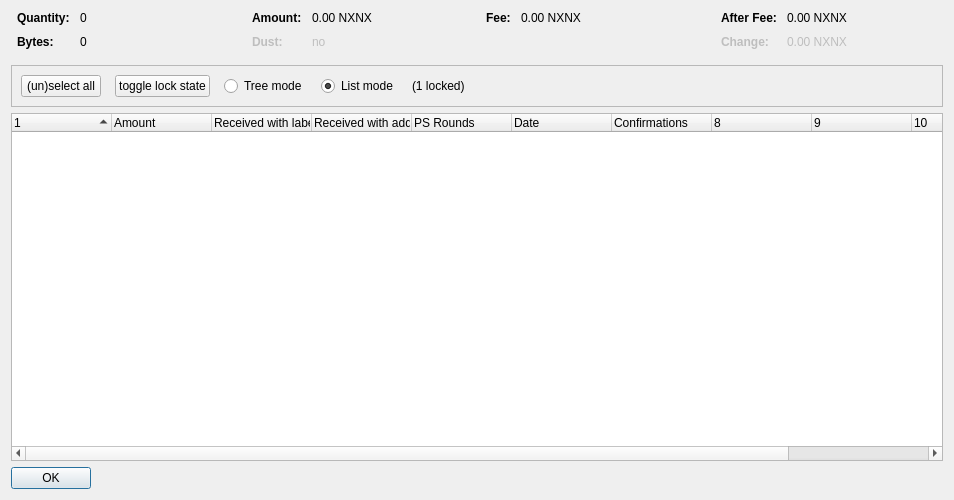
<?xml version="1.0" encoding="UTF-8"?>
<ui version="4.0">
 <class>CoinControlDialog</class>
 <widget class="QDialog" name="CoinControlDialog">
  <property name="geometry">
   <rect>
    <x>0</x>
    <y>0</y>
    <width>954</width>
    <height>500</height>
   </rect>
  </property>
  <property name="windowTitle">
   <string>Coin Selection</string>
  </property>
  <layout class="QVBoxLayout" name="verticalLayout">
   <item>
    <layout class="QHBoxLayout" name="horizontalLayoutTop" stretch="0,0,0,0">
     <property name="topMargin">
      <number>0</number>
     </property>
     <property name="bottomMargin">
      <number>10</number>
     </property>
     <item>
      <layout class="QFormLayout" name="formLayoutCoinControl1">
       <property name="horizontalSpacing">
        <number>10</number>
       </property>
       <property name="verticalSpacing">
        <number>10</number>
       </property>
       <property name="leftMargin">
        <number>6</number>
       </property>
       <property name="rightMargin">
        <number>6</number>
       </property>
       <item row="0" column="0">
        <widget class="QLabel" name="labelCoinControlQuantityText">
         <property name="font">
          <font>
           <weight>75</weight>
           <bold>true</bold>
          </font>
         </property>
         <property name="text">
          <string>Quantity:</string>
         </property>
        </widget>
       </item>
       <item row="0" column="1">
        <widget class="QLabel" name="labelCoinControlQuantity">
         <property name="cursor">
          <cursorShape>IBeamCursor</cursorShape>
         </property>
         <property name="contextMenuPolicy">
          <enum>Qt::ActionsContextMenu</enum>
         </property>
         <property name="text">
          <string notr="true">0</string>
         </property>
         <property name="textInteractionFlags">
          <set>Qt::LinksAccessibleByMouse|Qt::TextSelectableByKeyboard|Qt::TextSelectableByMouse</set>
         </property>
        </widget>
       </item>
       <item row="1" column="0">
        <widget class="QLabel" name="labelCoinControlBytesText">
         <property name="font">
          <font>
           <weight>75</weight>
           <bold>true</bold>
          </font>
         </property>
         <property name="text">
          <string>Bytes:</string>
         </property>
        </widget>
       </item>
       <item row="1" column="1">
        <widget class="QLabel" name="labelCoinControlBytes">
         <property name="cursor">
          <cursorShape>IBeamCursor</cursorShape>
         </property>
         <property name="contextMenuPolicy">
          <enum>Qt::ActionsContextMenu</enum>
         </property>
         <property name="text">
          <string notr="true">0</string>
         </property>
         <property name="textInteractionFlags">
          <set>Qt::LinksAccessibleByMouse|Qt::TextSelectableByKeyboard|Qt::TextSelectableByMouse</set>
         </property>
        </widget>
       </item>
      </layout>
     </item>
     <item>
      <layout class="QFormLayout" name="formLayoutCoinControl2">
       <property name="horizontalSpacing">
        <number>10</number>
       </property>
       <property name="verticalSpacing">
        <number>10</number>
       </property>
       <property name="leftMargin">
        <number>6</number>
       </property>
       <property name="rightMargin">
        <number>6</number>
       </property>
       <item row="0" column="0">
        <widget class="QLabel" name="labelCoinControlAmountText">
         <property name="font">
          <font>
           <weight>75</weight>
           <bold>true</bold>
          </font>
         </property>
         <property name="text">
          <string>Amount:</string>
         </property>
        </widget>
       </item>
       <item row="0" column="1">
        <widget class="QLabel" name="labelCoinControlAmount">
         <property name="cursor">
          <cursorShape>IBeamCursor</cursorShape>
         </property>
         <property name="contextMenuPolicy">
          <enum>Qt::ActionsContextMenu</enum>
         </property>
         <property name="text">
          <string notr="true">0.00 NXNX</string>
         </property>
         <property name="textInteractionFlags">
          <set>Qt::LinksAccessibleByMouse|Qt::TextSelectableByKeyboard|Qt::TextSelectableByMouse</set>
         </property>
        </widget>
       </item>
       <item row="1" column="0">
        <widget class="QLabel" name="labelCoinControlLowOutputText">
         <property name="enabled">
          <bool>false</bool>
         </property>
         <property name="font">
          <font>
           <weight>75</weight>
           <bold>true</bold>
          </font>
         </property>
         <property name="text">
          <string>Dust:</string>
         </property>
        </widget>
       </item>
       <item row="1" column="1">
        <widget class="QLabel" name="labelCoinControlLowOutput">
         <property name="enabled">
          <bool>false</bool>
         </property>
         <property name="cursor">
          <cursorShape>IBeamCursor</cursorShape>
         </property>
         <property name="contextMenuPolicy">
          <enum>Qt::ActionsContextMenu</enum>
         </property>
         <property name="text">
          <string notr="true">no</string>
         </property>
         <property name="textInteractionFlags">
          <set>Qt::LinksAccessibleByMouse|Qt::TextSelectableByKeyboard|Qt::TextSelectableByMouse</set>
         </property>
        </widget>
       </item>
      </layout>
     </item>
     <item>
      <layout class="QFormLayout" name="formLayoutCoinControl3">
       <property name="horizontalSpacing">
        <number>10</number>
       </property>
       <property name="verticalSpacing">
        <number>10</number>
       </property>
       <property name="leftMargin">
        <number>6</number>
       </property>
       <property name="rightMargin">
        <number>6</number>
       </property>
       <item row="0" column="0">
        <widget class="QLabel" name="labelCoinControlFeeText">
         <property name="font">
          <font>
           <weight>75</weight>
           <bold>true</bold>
          </font>
         </property>
         <property name="text">
          <string>Fee:</string>
         </property>
        </widget>
       </item>
       <item row="0" column="1">
        <widget class="QLabel" name="labelCoinControlFee">
         <property name="cursor">
          <cursorShape>IBeamCursor</cursorShape>
         </property>
         <property name="contextMenuPolicy">
          <enum>Qt::ActionsContextMenu</enum>
         </property>
         <property name="text">
          <string notr="true">0.00 NXNX</string>
         </property>
         <property name="textInteractionFlags">
          <set>Qt::LinksAccessibleByMouse|Qt::TextSelectableByKeyboard|Qt::TextSelectableByMouse</set>
         </property>
        </widget>
       </item>
      </layout>
     </item>
     <item>
      <layout class="QFormLayout" name="formLayoutCoinControl4">
       <property name="horizontalSpacing">
        <number>10</number>
       </property>
       <property name="verticalSpacing">
        <number>10</number>
       </property>
       <property name="leftMargin">
        <number>6</number>
       </property>
       <property name="rightMargin">
        <number>6</number>
       </property>
       <item row="0" column="0">
        <widget class="QLabel" name="labelCoinControlAfterFeeText">
         <property name="font">
          <font>
           <weight>75</weight>
           <bold>true</bold>
          </font>
         </property>
         <property name="text">
          <string>After Fee:</string>
         </property>
        </widget>
       </item>
       <item row="0" column="1">
        <widget class="QLabel" name="labelCoinControlAfterFee">
         <property name="cursor">
          <cursorShape>IBeamCursor</cursorShape>
         </property>
         <property name="contextMenuPolicy">
          <enum>Qt::ActionsContextMenu</enum>
         </property>
         <property name="text">
          <string notr="true">0.00 NXNX</string>
         </property>
         <property name="textInteractionFlags">
          <set>Qt::LinksAccessibleByMouse|Qt::TextSelectableByKeyboard|Qt::TextSelectableByMouse</set>
         </property>
        </widget>
       </item>
       <item row="1" column="0">
        <widget class="QLabel" name="labelCoinControlChangeText">
         <property name="enabled">
          <bool>false</bool>
         </property>
         <property name="font">
          <font>
           <weight>75</weight>
           <bold>true</bold>
          </font>
         </property>
         <property name="text">
          <string>Change:</string>
         </property>
        </widget>
       </item>
       <item row="1" column="1">
        <widget class="QLabel" name="labelCoinControlChange">
         <property name="enabled">
          <bool>false</bool>
         </property>
         <property name="cursor">
          <cursorShape>IBeamCursor</cursorShape>
         </property>
         <property name="contextMenuPolicy">
          <enum>Qt::ActionsContextMenu</enum>
         </property>
         <property name="text">
          <string notr="true">0.00 NXNX</string>
         </property>
         <property name="textInteractionFlags">
          <set>Qt::LinksAccessibleByMouse|Qt::TextSelectableByKeyboard|Qt::TextSelectableByMouse</set>
         </property>
        </widget>
       </item>
      </layout>
     </item>
    </layout>
   </item>
   <item>
    <widget class="QFrame" name="frame">
     <property name="minimumSize">
      <size>
       <width>0</width>
       <height>40</height>
      </size>
     </property>
     <property name="frameShape">
      <enum>QFrame::StyledPanel</enum>
     </property>
     <property name="frameShadow">
      <enum>QFrame::Sunken</enum>
     </property>
     <layout class="QHBoxLayout" name="horizontalLayout">
      <item>
       <layout class="QHBoxLayout" name="horizontalLayoutPanel" stretch="0,0,0,0,0,0">
        <property name="spacing">
         <number>14</number>
        </property>
        <item>
         <widget class="QPushButton" name="pushButtonSelectAll">
          <property name="sizePolicy">
           <sizepolicy hsizetype="Maximum" vsizetype="Fixed">
            <horstretch>0</horstretch>
            <verstretch>0</verstretch>
           </sizepolicy>
          </property>
          <property name="text">
           <string>(un)select all</string>
          </property>
          <property name="autoDefault">
           <bool>false</bool>
          </property>
         </widget>
        </item>
        <item>
         <widget class="QPushButton" name="pushButtonToggleLock">
          <property name="sizePolicy">
           <sizepolicy hsizetype="Maximum" vsizetype="Fixed">
            <horstretch>0</horstretch>
            <verstretch>0</verstretch>
           </sizepolicy>
          </property>
          <property name="text">
           <string>toggle lock state</string>
          </property>
          <property name="autoDefault">
           <bool>false</bool>
          </property>
         </widget>
        </item>
        <item>
         <widget class="QRadioButton" name="radioTreeMode">
          <property name="sizePolicy">
           <sizepolicy hsizetype="Maximum" vsizetype="Fixed">
            <horstretch>0</horstretch>
            <verstretch>0</verstretch>
           </sizepolicy>
          </property>
          <property name="text">
           <string>Tree mode</string>
          </property>
         </widget>
        </item>
        <item>
         <widget class="QRadioButton" name="radioListMode">
          <property name="sizePolicy">
           <sizepolicy hsizetype="Maximum" vsizetype="Fixed">
            <horstretch>0</horstretch>
            <verstretch>0</verstretch>
           </sizepolicy>
          </property>
          <property name="text">
           <string>List mode</string>
          </property>
          <property name="checked">
           <bool>true</bool>
          </property>
         </widget>
        </item>
        <item>
         <widget class="QLabel" name="labelLocked">
          <property name="text">
           <string>(1 locked)</string>
          </property>
         </widget>
        </item>
        <item>
         <spacer name="horizontalSpacer">
          <property name="orientation">
           <enum>Qt::Horizontal</enum>
          </property>
          <property name="sizeHint" stdset="0">
           <size>
            <width>40</width>
            <height>20</height>
           </size>
          </property>
         </spacer>
        </item>
       </layout>
      </item>
     </layout>
    </widget>
   </item>
   <item>
    <widget class="CoinControlTreeWidget" name="treeWidget">
     <property name="contextMenuPolicy">
      <enum>Qt::CustomContextMenu</enum>
     </property>
     <property name="sortingEnabled">
      <bool>false</bool>
     </property>
     <property name="columnCount">
      <number>11</number>
     </property>
     <attribute name="headerShowSortIndicator" stdset="0">
      <bool>true</bool>
     </attribute>
     <attribute name="headerStretchLastSection">
      <bool>false</bool>
     </attribute>
     <column>
      <property name="text">
       <string/>
      </property>
     </column>
     <column>
      <property name="text">
       <string>Amount</string>
      </property>
     </column>
     <column>
      <property name="text">
       <string>Received with label</string>
      </property>
     </column>
     <column>
      <property name="text">
       <string>Received with address</string>
      </property>
     </column>
     <column>
      <property name="text">
       <string>PS Rounds</string>
      </property>
     </column>
     <column>
      <property name="text">
       <string>Date</string>
      </property>
     </column>
     <column>
      <property name="text">
       <string>Confirmations</string>
      </property>
      <property name="toolTip">
       <string>Confirmed</string>
      </property>
     </column>
     <column>
      <property name="text">
       <string/>
      </property>
     </column>
     <column>
      <property name="text">
       <string/>
      </property>
     </column>
     <column>
      <property name="text">
       <string/>
      </property>
     </column>
     <column>
      <property name="text">
       <string/>
      </property>
     </column>
    </widget>
   </item>
   <item>
    <widget class="QDialogButtonBox" name="buttonBox">
     <property name="sizePolicy">
      <sizepolicy hsizetype="Maximum" vsizetype="Fixed">
       <horstretch>0</horstretch>
       <verstretch>0</verstretch>
      </sizepolicy>
     </property>
     <property name="orientation">
      <enum>Qt::Horizontal</enum>
     </property>
     <property name="standardButtons">
      <set>QDialogButtonBox::Ok</set>
     </property>
    </widget>
   </item>
  </layout>
 </widget>
 <customwidgets>
  <customwidget>
   <class>CoinControlTreeWidget</class>
   <extends>QTreeWidget</extends>
   <header>coincontroltreewidget.h</header>
  </customwidget>
 </customwidgets>
 <resources/>
 <connections/>
</ui>
